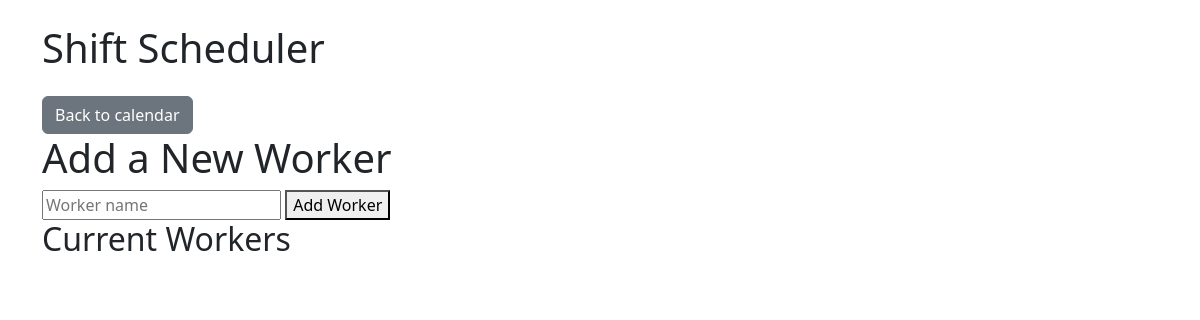
Before: /add_worker with the older database file.
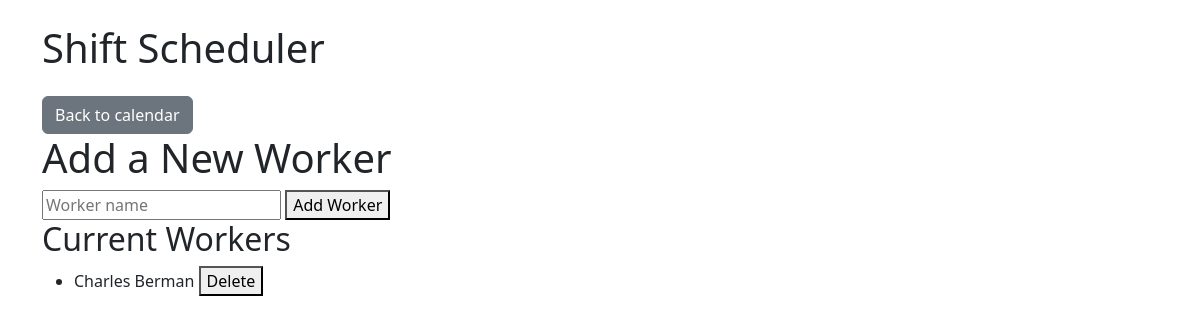
After: the same page with the newer database file.
### app.py (models this page shows)
class Worker(db.Model):
    id = db.Column(db.Integer, primary_key=True)
    name = db.Column(db.String(50), nullable=False)
    shifts = db.relationship('Shift', backref='worker', cascade="all, delete-orphan", passive_deletes=True)

### app.py (the view, shortened to what this page needs)
@app.route('/add_worker', methods=['GET', 'POST'])
def add_worker():
    workers = Worker.query.order_by(Worker.name).all()
    return render_template('add_worker.html', workers=workers)

### app.py (called while the page is built)
@event.listens_for(Engine, "connect")
def set_sqlite_pragma(dbapi_connection, connection_record):
    if isinstance(dbapi_connection, sqlite3.Connection):
        cursor = dbapi_connection.cursor()
        cursor.execute("PRAGMA foreign_keys=ON;")
        cursor.close()

### templates/add_worker.html (shortened to what this page needs)
{% extends "base.html" %}
{% block content %}
<html>
<head>
    <a href="{{ url_for('calendar_view') }}" class="btn btn-secondary">Back to calendar</a>
</head>
<body>
    <h1>Add a New Worker</h1>
    <form method="post">
        <input type="text" name="name" placeholder="Worker name" required>
        <button type="submit">Add Worker</button>
    </form>
    <h2>Current Workers</h2>
    <ul>
        {% for worker in workers %}
            <li>
                {{ worker.name }}
                <form method="post" action="{{ url_for('delete_worker', worker_id=worker.id) }}" style="display:inline;">
                    <button type="submit" onclick="return confirm('Delete {{ worker.name }}?')">Delete</button>
                </form>
            </li>
        {% endfor %}
    </ul>
</body>
</html>
{% endblock %}

Changed rows visible on the page:
added Worker: name "Charles Berman"
